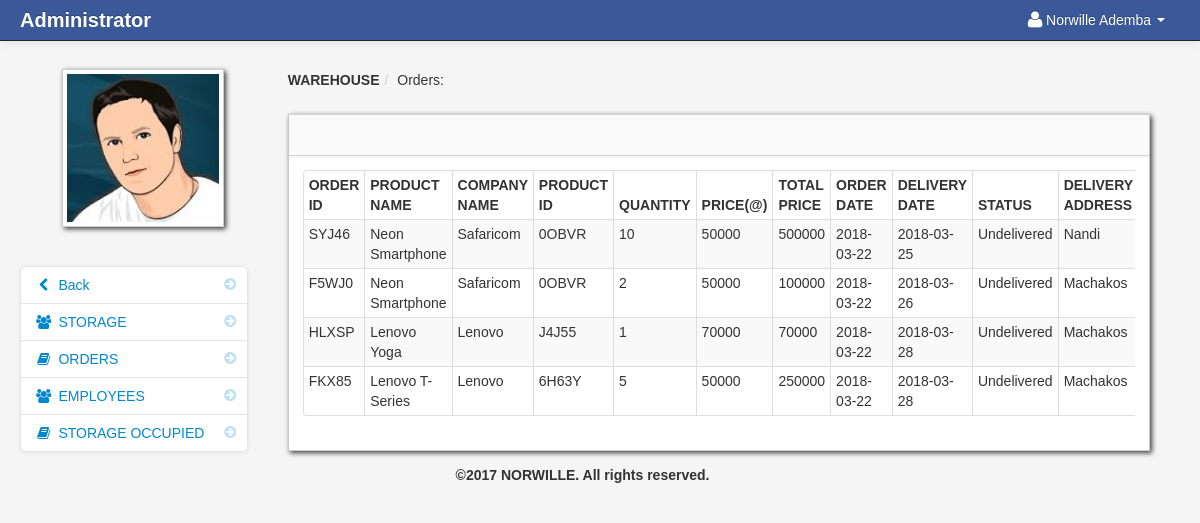
/administrator/orders.php (signed in), run on the app's committed database.
### tables this page shows
CREATE TABLE IF NOT EXISTS `products` (
  `product_id` varchar(5) NOT NULL,
  `product_name` varchar(255) NOT NULL,
  `qty` int(255) NOT NULL,
  `price` double NOT NULL,
  `company_name` varchar(255) NOT NULL,
  `user_id` int(11) NOT NULL,
  `added_On` date NOT NULL,
  `qty_sold` int(255) NOT NULL,
  PRIMARY KEY (`product_id`)
);

CREATE TABLE IF NOT EXISTS `orders` (
  `order_id` varchar(5) NOT NULL,
  `user_id` int(11) NOT NULL,
  `product_id` varchar(5) NOT NULL,
  `qty` int(11) NOT NULL,
  `added_On` date NOT NULL,
  `delivery_date` date NOT NULL,
  `status` varchar(15) NOT NULL DEFAULT 'Undelivered',
  PRIMARY KEY (`order_id`)
);

CREATE TABLE IF NOT EXISTS `customers` (
  `user_id` int(11) NOT NULL AUTO_INCREMENT,
  `firstname` varchar(100) NOT NULL,
  `lastname` varchar(100) NOT NULL,
  `username` varchar(100) NOT NULL,
  `password` varchar(100) NOT NULL,
  `address` varchar(100) NOT NULL,
  `phone` varchar(100) NOT NULL,
  `image` varchar(255) NOT NULL,
  PRIMARY KEY (`user_id`)
);

### administrator/session.php (called while the page is built, shortened)
<?php
$session_id=$_SESSION['id'];
?>

### administrator/orders.php (the view, shortened to what this page needs)
<?php
 include('header_dashboard.php');
 include('admin/dbcon.php'); ?>
    <body>
		<?php include('navbar.php'); ?>
        <div class="container-fluid">
            <div class="row-fluid">
				<?php include('sidebar.php'); ?>
                <div class="span9" id="content">
                     <div class="row-fluid">
					     <ul class="breadcrumb">
								<li><a href="#"><b>WAREHOUSE</b></a><span class="divider">/</span></li>
								<li><a href="#">Orders: </a></li>
						</ul>
                        <div id="block_bg" class="block">
                            <div class="navbar navbar-inner block-header">
                            </div>
                            <div class="block-content collapse in">
                                <div class="span12">
<table class="table table-hover table-striped table-condensed table-bordered">
    <thead class="" >
                <th>Order Id</th>
                <th> Product Name</th>
                <th>Company Name</th>
                <th>Product Id</th>
                <th>Quantity</th>
                <th>Price(@)</th>
                <th>Total Price</th>
                <th>Order Date</th>
                <th>Delivery Date</th>
                <th>Status</th>
                <th>Delivery Address</th>
        </thead>
    <tbody>
  <?php
$query = mysql_query("SELECT order_id,product_name,orders.product_id,products.company_name,products.price,orders.qty,orders.added_On,delivery_date,status,customers.address FROM products,customers,orders WHERE customers.user_id=orders.user_id AND products.product_id = orders.product_id ORDER BY delivery_date")or die(mysql_error());
 while($row = mysql_fetch_array($query)){
    echo '<tr>';
       echo '<td>'.$row['order_id'].'</td>';
        echo '<td>'.$row['product_name'].'</td>';
         echo '<td>'.$row['company_name'].'</td>';
        echo '<td>'.$row['product_id'].'</td>';
        echo '<td>'.$row['qty'].'</td>';
        echo '<td>'.$row['price'].'</td>';
        echo '<td>'.$row['qty']*$row['price'].'</td>';
        echo '<td>'.$row['added_On'].'</td>';
        echo '<td>'.$row['delivery_date'].'</td>';
        echo '<td>'.$row['status'].'</td>';
        echo '<td>'.$row['address'].'</td>';
    echo '</tr>';
}
?>
</tbody>
</table>
                            </div>
                        </div>
                    </div>
                </div>
            </div>
        </div>
        <?php include('footer.php'); ?>
		<?php include('script.php'); ?>
    </body>
</html>

### administrator/header_dashboard.php (shortened to what this page needs)
<!DOCTYPE html>
<html class="no-js">
    <head>
        <link href="admin/bootstrap/css/bootstrap.min.css" rel="stylesheet" media="screen">
        <link href="admin/bootstrap/css/bootstrap-responsive.min.css" rel="stylesheet" media="screen">
        <link href="admin/bootstrap/css/font-awesome.css" rel="stylesheet" media="screen">
        <link href="admin/bootstrap/css/my_style.css" rel="stylesheet" media="screen">
        <link href="admin/bootstrap/css/print.css" rel="stylesheet" media="print">
        <link href="admin/vendors/easypiechart/jquery.easy-pie-chart.css" rel="stylesheet" media="screen">
        <link href="admin/assets/styles.css" rel="stylesheet" media="screen">
		<link href="admin/vendors/fullcalendar/fullcalendar.css" rel="stylesheet" media="screen">
		<link href="admin/assets/DT_bootstrap.css" rel="stylesheet" media="screen">
		<link href="admin/vendors/jGrowl/jquery.jgrowl.css" rel="stylesheet" media="screen">
		<link rel="stylesheet" type="text/css" href="admin/vendors/bootstrap-wysihtml5/src/bootstrap-wysihtml5.css"></link>
		<link href="admin/vendors/jGrowl/jquery.jgrowl.css" rel="stylesheet" media="screen">
    </head>
<?php include('session.php'); ?>
<?php
	$get_id = $_SESSION['id'];
?>

### administrator/navbar.php (shortened to what this page needs)
<div class="navbar navbar-fixed-top navbar-inverse">
        <div class="navbar-inner">
            <div class="container-fluid">
                <a class="brand" href="dasboard.php"><b>Administrator</b> </a>
				<?php if(isset($_SESSION['id'])){ ?>
					<div class="nav-collapse collapse">
						<ul class="nav pull-right">
							<?php $query= mysql_query("select * from admin where user_id = '$session_id'")or die(mysql_error());
									$row = mysql_fetch_array($query);
							?>
							<li class="dropdown">
								<a href="#" role="button" class="dropdown-toggle" data-toggle="dropdown"> <i class="icon-user icon-large"></i><?php echo $row['firstname']." ".$row['lastname'];  ?> <i class="caret"></i></a>
							</li>
						</ul>
					</div>
					<?php } ?>
            </div>
        </div>
</div>

### administrator/sidebar.php
<div class="span3" id="sidebar">
	<?php $query= mysql_query("select * from admin where user_id = '$session_id'")or die(mysql_error());
									$row = mysql_fetch_array($query);
							?>
	<img id="avatar" src="admin/uploads/<?php $image=$row['image']; echo $image; ?>" class="img-polaroid">
		<ul class="nav nav-list bs-docs-sidenav nav-collapse collapse">
				<li class=""><a href="dasboard.php"><i class="icon-chevron-right"></i><i class="icon-chevron-left"></i>&nbsp;Back</a></li>
				<li class=""><a href="storage.php<?php echo '?id='.$get_id; ?>"><i class="icon-chevron-right"></i><i class="icon-group"></i>&nbsp;STORAGE</a></li>
				<li class=""><a href="orders.php<?php echo '?id='.$get_id; ?>"><i class="icon-chevron-right"></i><i class="icon-book"></i>&nbsp;ORDERS</a></li>
				<li class=""><a href="employee.php<?php echo '?id='.$get_id; ?>"><i class="icon-chevron-right"></i><i class="icon-group"></i>&nbsp;EMPLOYEES</a></li>
				<li class=""><a href="Storage_Summary.php<?php echo '?id='.$get_id; ?>"><i class="icon-chevron-right"></i><i class="icon-book"></i>&nbsp;STORAGE OCCUPIED</a></li>
		</ul>
</div>

### administrator/footer.php
<center>
		<footer>
		<p><strong> &copy;2017 NORWILLE. All rights reserved.<strong></p>
		</footer>
</center>

### administrator/script.php (shortened to what this page needs)
	<link href="admin/vendors/datepicker.css" rel="stylesheet" media="screen">
	<link href="admin/vendors/uniform.default.css" rel="stylesheet" media="screen">
	<link href="admin/vendors/chosen.min.css" rel="stylesheet" media="screen">
<link rel="stylesheet" type="text/css" href="admin/assets//style.css" />
	<link href="admin/vendors/datepicker.css" rel="stylesheet" media="screen">

### administrator/admin/assets/styles.css (style rules this page uses)
body { padding-top: 60px; padding-bottom: 40px; background-color: #f5f5f5; }
#content { margin-left:0px; }
.breadcrumb { margin: 0 0 0px; padding: 10px 0px; background-color: transparent; }
.block { background: url("../images/pixel-60fff.png") repeat scroll 0 0 rgba(0, 0, 0, 0) !important; border: 1px solid #ccc; background: white; margin: 1em 0em; border-top: none; -webkit-box-shadow: 2px 2px 5px rgba(0, 0, 6, 0.75); -moz-box-shadow: 2px 2px 5px rgba(0, 0, 6, 0.75); box-shadow: 2px 2px 5px rgba(0, 0, 6, 0.75); }
.block-content { margin: 1em; min-height: .25em; }
.block-header { margin-bottom: 0px; border-right: none; border-left: none; -webkit-border-radius: 0px; -moz-border-radius: 0px; border-radius: 0px; }
.bs-docs-sidenav { max-width: 228px; margin: 30px 0 0; padding: 0; background-color: #fff; -webkit-border-radius: 6px; -moz-border-radius: 6px; border-radius: 6px; -webkit-box-shadow: 0 1px 4px rgba(0,0,0,.065); -moz-box-shadow: 0 1px 4px rgba(0,0,0,.065); box-shadow: 0 1px 4px rgba(0,0,0,.065); }
.bs-docs-sidenav > li > a { display: block; width: 190px \9; margin: 0 0 -1px; padding: 8px 14px; border: 1px solid #e5e5e5; }
.bs-docs-sidenav > li:first-child > a { -webkit-border-radius: 6px 6px 0 0; -moz-border-radius: 6px 6px 0 0; border-radius: 6px 6px 0 0; }
.bs-docs-sidenav > li:last-child > a { -webkit-border-radius: 0 0 6px 6px; -moz-border-radius: 0 0 6px 6px; border-radius: 0 0 6px 6px; }
.bs-docs-sidenav .icon-chevron-right { float: right; margin-top: 2px; margin-right: -6px; opacity: .25; }

### data on the page
products: orders.order_id "SYJ46", product_name "Neon Smartphone", company_name "Safaricom", orders.product_id "0OBVR", orders.qty "10", price "50000", $row['qty']*$row['price'] "500000", orders.added_On "2018-03-22", orders.delivery_date "2018-03-25", orders.status "Undelivered", customers.address "Nandi", orders.order_id "F5WJ0", orders.qty "2", $row['qty']*$row['price'] "100000", orders.delivery_date "2018-03-26", customers.address "Machakos"
products: orders.order_id "HLXSP", product_name "Lenovo Yoga", company_name "Lenovo", orders.product_id "J4J55", orders.qty "1", price "70000", $row['qty']*$row['price'] "70000", orders.added_On "2018-03-22", orders.delivery_date "2018-03-28", orders.status "Undelivered", customers.address "Machakos"
products: orders.order_id "FKX85", product_name "Lenovo T-Series", company_name "Lenovo", orders.product_id "6H63Y", orders.qty "5", price "50000", $row['qty']*$row['price'] "250000", orders.added_On "2018-03-22", orders.delivery_date "2018-03-28", orders.status "Undelivered", customers.address "Machakos"

### other printed values
$row['firstname'] "Norwille"
$row['lastname'] "Ademba"
